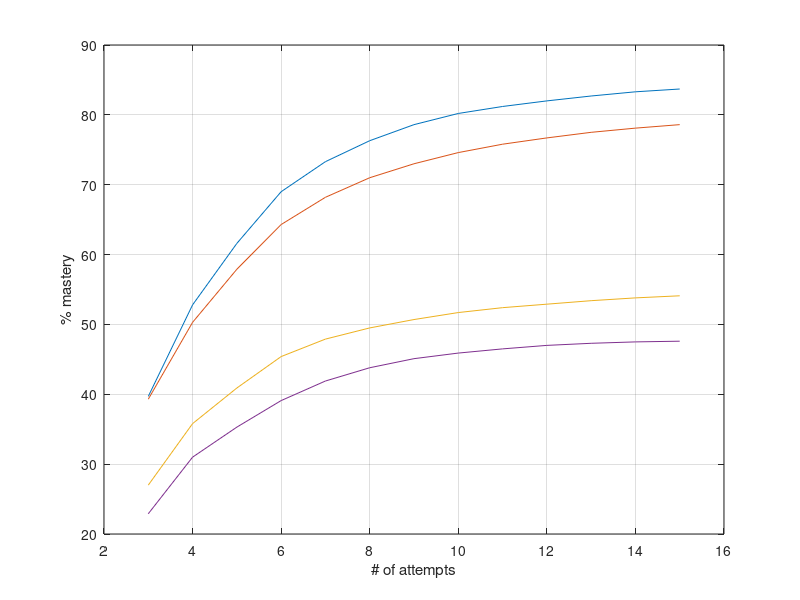

Here is the MATLAB script that generated this plot:
x = [3:15]
y1 = [0.397	0.528	0.616	0.69	0.733	0.763	0.786	0.802	0.812	0.82	0.827	0.833	0.837]*100
y2 =[0.393	0.503	0.579	0.643	0.682	0.71	0.73	0.746	0.758	0.767	0.775	0.781	0.786]*100
y3 = [0.27	0.358	0.409	0.454	0.479	0.495	0.507	0.517	0.524	0.529	0.534	0.538	0.541]*100
y4 = [0.229	0.31	0.353	0.391	0.419	0.438	0.451	0.459	0.465	0.47	0.473	0.475	0.476]*100

figure;
plot(x,y1)
hold on
plot(x,y2)
plot(x,y3)
plot(x,y4)
xlabel('# of attempts')
ylabel('% mastery')
grid on